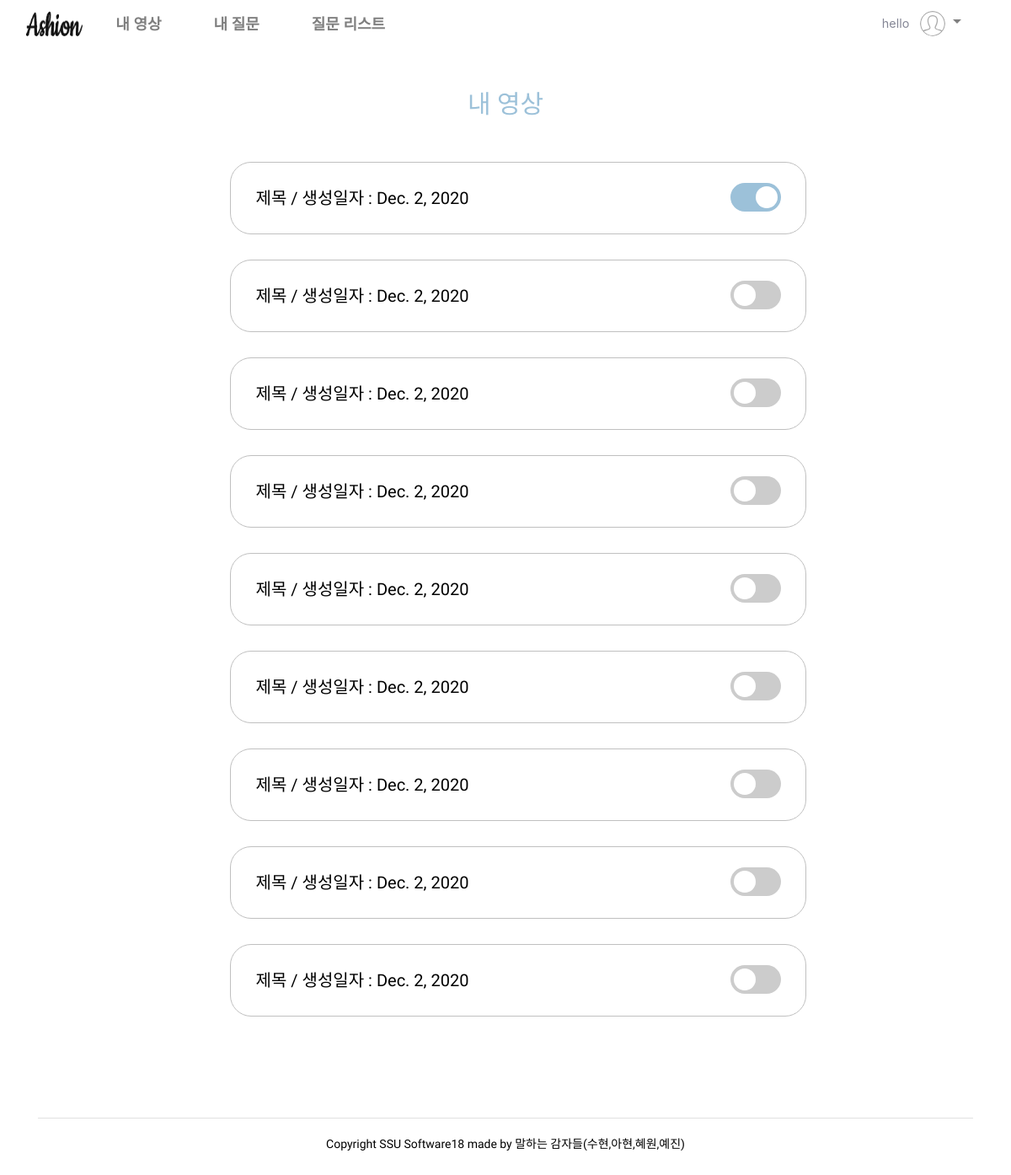
The page /website/myVideo/ (signed in) on the database as committed earlier.
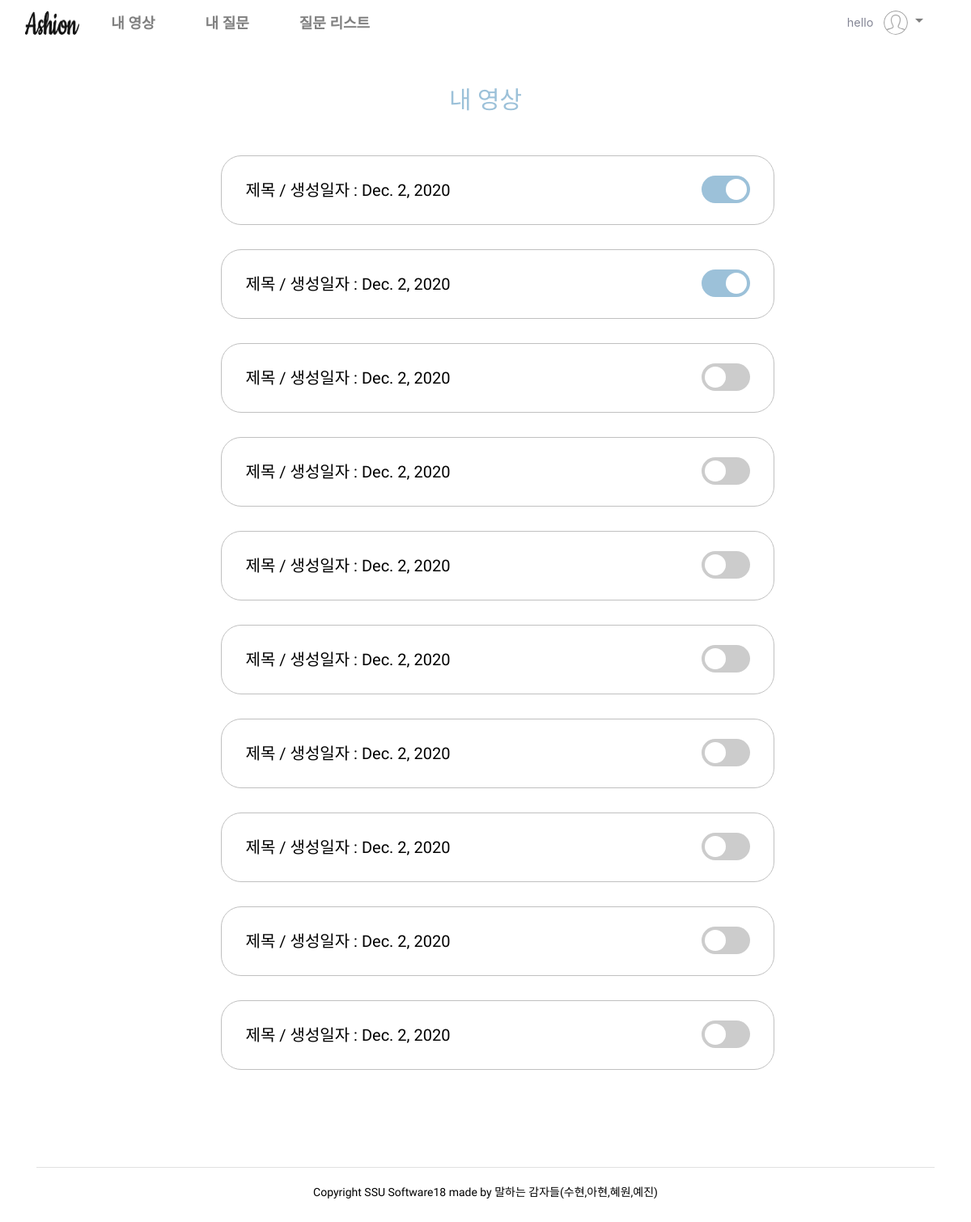
The same page on the database as committed later.
### website/models.py (models this page shows, shortened)
class Report(models.Model):  # 수정필요
    id = models.AutoField(
        primary_key=True,
        unique=True,
        editable=False,
        verbose_name='pk'
    )
    title = models.CharField(max_length=100, default='제목', verbose_name='제목')
    question1 = models.CharField(max_length=50000, blank=True, null=True, verbose_name='질문1')
    question2 = models.CharField(max_length=50000, blank=True, null=True, verbose_name='질문2')
    question3 = models.CharField(max_length=50000, blank=True, null=True, verbose_name='질문3')
    video1 = models.FileField(blank=True, null=True, upload_to="videos",verbose_name='영상1')
    video2 = models.FileField(blank=True, null=True, upload_to="videos",verbose_name='영상2')
    video3 = models.FileField(blank=True, null=True, upload_to="videos",verbose_name='영상3')
    audio1 = models.FileField(blank=True, null=True, upload_to="videos",verbose_name='음성1')
    audio2 = models.FileField(blank=True, null=True, upload_to="videos",verbose_name='음성2')
    audio3 = models.FileField(blank=True, null=True, upload_to="videos",verbose_name='음성3')
    script1 = models.CharField(max_length=50000, blank=True, null=True, verbose_name='스크립트1')
    script2 = models.CharField(max_length=50000, blank=True, null=True, verbose_name='스크립트2')
    script3 = models.CharField(max_length=50000, blank=True, null=True, verbose_name='스크립트3')
    adverb1 = jsonfield.JSONField()
    adverb2 = jsonfield.JSONField()
    adverb3 = jsonfield.JSONField()
    repetition1 = jsonfield.JSONField()
    repetition2 = jsonfield.JSONField()
    repetition3 = jsonfield.JSONField()
    speed1 = models.FloatField(blank=True, null=True, verbose_name='말하기 속도1')
    speed2 = models.FloatField(blank=True, null=True, verbose_name='말하기 속도2')
    speed3 = models.FloatField(blank=True, null=True, verbose_name='말하기 속도3')
    sCorrect1 = models.CharField(max_length=10000, blank=True, null=True,  verbose_name='말하기 속도1')
    sCorrect2 = models.CharField(max_length=10000, blank=True, null=True,  verbose_name='말하기 속도2')
    sCorrect3 = models.CharField(max_length=10000, blank=True, null=True,  verbose_name='말하기 속도3')
    comment1 = models.CharField(max_length=10000, blank=True, null=True, verbose_name='댓글1')
    comment2 = models.CharField(max_length=10000, blank=True, null=True, verbose_name='댓글2')
    comment3 = models.CharField(max_length=10000, blank=True, null=True, verbose_name='댓글3')
    pub_date = models.DateField(auto_now_add=True, verbose_name='날짜')
    student = models.ForeignKey(User, on_delete=models.CASCADE)
    teacher = models.ForeignKey(Teacher,null=True, blank=True, on_delete=models.CASCADE)
    share = models.BooleanField(default=False, verbose_name='공유')

### website/views.py (the view)
# urls.py: path('myVideo/', views.myVideo, name='myVideo'),
@csrf_exempt
def myVideo(request):
    try:
        print(request.session.get('user'))
        report = Report.objects.filter(student=request.session.get('user'))
        return render(request, 'myVideo.html', {'video' : report})
    except:
        return redirect(reverse('website:studentHome'))

### website/templates/myVideo.html (shortened to what this page needs)
{% extends 'stu_template.html' %}
{% load static %}
{% block content %}
<link href="{% static 'css/myVideo.css' %}" rel="stylesheet">
<div class="myVideo-page">
    <h1>내 영상</h1>
    <div class="form">
        <div class="info">
            {% for i in video %}
            <div class="content">
                <p><a href="{% url 'website:myVideoDetail' reportID=i.id %}">{{ i.title }} / 생성일자 : {{i.pub_date}}</a>
                </p>
                {% if i.share == True %}
                <label class="switch">
                    <span class="slider round"></span>
                </label>
                {% else %}
                <label class="switch">
                    <span class="sliderF round"></span>
                </label>
                {% endif %}
            </div>
            {% endfor %}
        </div>
    </div>
</div>
{% endblock %}

Rows that differ between the two databases and show on the page:
changed Report (number 2 of 10 on the later page): share False → True (drawn)
added Report: title "제목", pub_date "Dec. 2, 2020"
